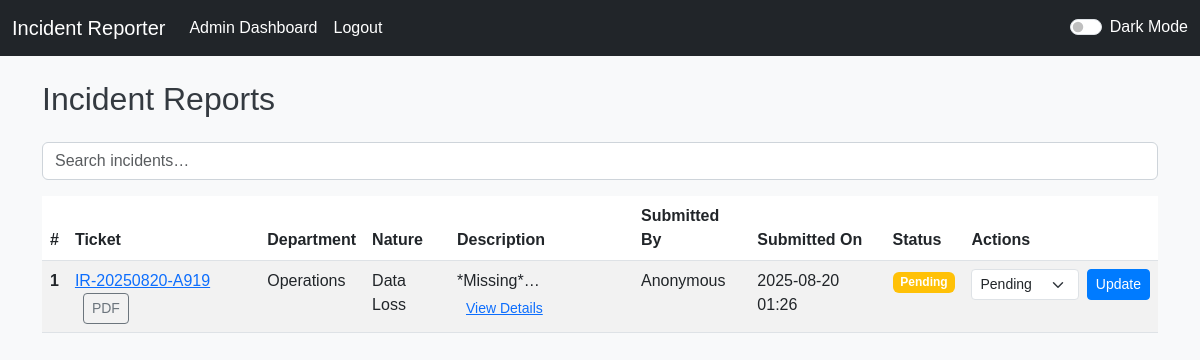
The app's page /admin/dashboard (signed in), older data.
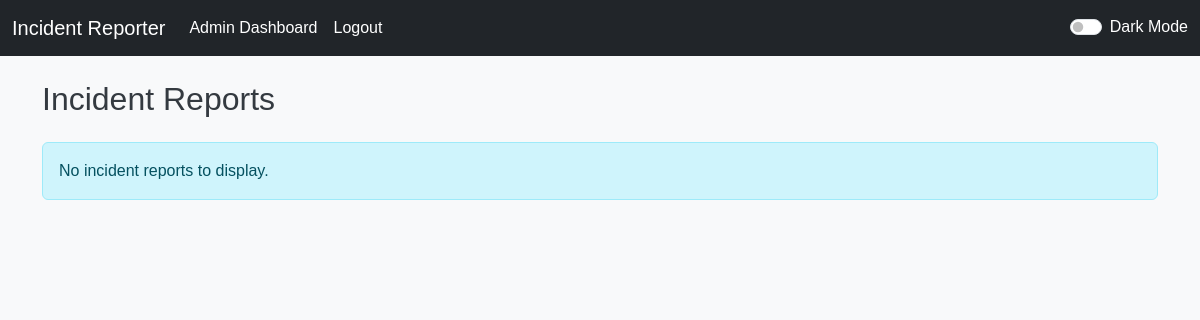
The same page, newer data.
### app.py (models this page shows)
class Incident(db.Model):
    __tablename__ = 'incidents'
    id = db.Column(db.Integer, primary_key=True)
    ticket_code = db.Column(db.String(32), nullable=True, index=True)
    department = db.Column(db.String(120), nullable=False)
    nature = db.Column(db.String(120), nullable=False)
    description = db.Column(db.Text, nullable=True)
    timestamp = db.Column(db.DateTime, default=datetime.utcnow, nullable=False)
    status = db.Column(db.String(32), default='Pending', nullable=False)
    user_id = db.Column(db.Integer, db.ForeignKey('users.id'), nullable=True)

### app.py (the view, shortened to what this page needs)
@app.route('/admin/dashboard', methods=['GET', 'POST'])
@admin_required
def admin_dashboard():
    incidents = Incident.query.order_by(Incident.timestamp.desc()).all()
    return render_template('admin_dashboard.html', incidents=incidents)

### app.py (called while the page is built)
def admin_required(view):
    @wraps(view)
    def wrapped(*args, **kwargs):
        if not session.get('is_admin'):
            flash('Administrator access required.', 'danger')
            return redirect(url_for('index'))
        return view(*args, **kwargs)
    return wrapped

@app.after_request
def set_headers(resp):
    resp.headers['Referrer-Policy'] = 'strict-origin-when-cross-origin'
    resp.headers['X-Content-Type-Options'] = 'nosniff'
    resp.headers['X-Frame-Options'] = 'DENY'
    return resp

### templates/admin_dashboard.html (shortened to what this page needs)
{% extends "base.html" %}
{% block content %}
<h2 class="mb-4">Incident Reports</h2>
{% if incidents %}
<div class="table-responsive">
  <div class="mb-3">
    <input type="text" id="incident-search" class="form-control" placeholder="Search incidents…">
  </div>
  <table id="incidents-table" class="table table-striped table-hover">
    <thead>
      <tr>
        <th scope="col">#</th>
        <th scope="col">Ticket</th>
        <th scope="col">Department</th>
        <th scope="col">Nature</th>
        <th scope="col">Description</th>
        <th scope="col">Submitted By</th>
        <th scope="col">Submitted On</th>
        <th scope="col">Status</th>
        <th scope="col">Actions</th>
      </tr>
    </thead>
    <tbody>
      {% for incident in incidents %}
      <tr>
        <th scope="row">{{ incident.id }}</th>
        <td>
          {% if incident.ticket_code %}
            <a href="{{ url_for('ticket_status', ticket_code=incident.ticket_code) }}">{{ incident.ticket_code }}</a>
            <a class="ms-2 btn btn-sm btn-outline-secondary" href="{{ url_for('ticket_pdf', ticket_code=incident.ticket_code) }}">PDF</a>
          {% else %}
            <span class="text-muted">—</span>
          {% endif %}
        </td>
        <td>{{ incident.department }}</td>
        <td>{{ incident.nature }}</td>
        <td>
          <span title="{{ incident.description|e }}">
            {{ incident.description[:50] if incident.description else 'N/A' }}…
          </span>
          <button type="button" class="btn btn-link btn-sm view-details" data-description="{{ incident.description|e }}">
            View Details
          </button>
        </td>
        <td>{{ incident.user.username if incident.user else 'Anonymous' }}</td>
        <td>{{ incident.timestamp.strftime('%Y-%m-%d %H:%M') }}</td>
        <td>
          <span class="badge
            {% if incident.status == 'Pending' %}bg-warning
            {% elif incident.status == 'In Progress' %}bg-info
            {% elif incident.status == 'Resolved' %}bg-success
            {% else %}bg-secondary{% endif %}">
            {{ incident.status }}
          </span>
        </td>
        <td>
          <form action="{{ url_for('admin_dashboard') }}" method="POST" class="d-flex">
            <select class="form-select form-select-sm me-2" name="status" aria-label="Incident Status">
              <option value="Pending" {% if incident.status == 'Pending' %}selected{% endif %}>Pending</option>
            </select>
            <button type="submit" class="btn btn-sm btn-primary">Update</button>
          </form>
        </td>
      </tr>
      {% endfor %}
    </tbody>
  </table>
</div>
{% else %}
<div class="alert alert-info" role="alert">No incident reports to display.</div>
{% endif %}
{% endblock %}

### templates/base.html (shortened to what this page needs)
<!DOCTYPE html>
<html lang="en">
<head>
    <link href="https://cdn.jsdelivr.net/npm/bootstrap@5.3.0/dist/css/bootstrap.min.css" rel="stylesheet" />
    <link rel="stylesheet" href="https://cdn.jsdelivr.net/npm/bootstrap-icons@1.11.3/font/bootstrap-icons.css" />
    <link rel="stylesheet" href="{{ url_for('static', filename='css/style.css') }}" />
</head>
<body>
    <nav class="navbar navbar-expand-lg navbar-dark bg-dark">
        <div class="container-fluid">
            <a class="navbar-brand" href="{{ url_for('index') }}">Incident Reporter</a>
            <div class="collapse navbar-collapse" id="navbarNav">
                <ul class="navbar-nav me-auto mb-2 mb-lg-0">
                    {% if 'user_id' in session %}
                        {% if session['is_admin'] %}
                            <li class="nav-item">
                                <a class="nav-link" href="{{ url_for('admin_dashboard') }}">Admin Dashboard</a>
                            </li>
                        {% endif %}
                        <li class="nav-item">
                            <a class="nav-link" href="{{ url_for('logout') }}">Logout</a>
                        </li>
                    {% endif %}
                </ul>
                <div class="form-check form-switch ms-auto">
                    <input class="form-check-input" type="checkbox" id="darkModeToggle">
                    <label class="form-check-label text-white" for="darkModeToggle">Dark Mode</label>
                </div>
            </div>
        </div>
    </nav>
    <div class="container mt-4">
        {% block content %}{% endblock %}
    </div>
</body>
</html>

### static/css/style.css (style rules this page uses)
body { font-family: Arial, sans-serif; background-color: #f8f9fa; color: #343a40; transition: background-color .3s, color .3s; }
.navbar { background-color: #007bff; }
.navbar-brand, .nav-link { color: #fff !important; }
.alert { margin-top: 1rem; }
a, .btn-link { color: #0d6efd; }

Row changes from the older to the newer data that the page shows:
removed Incident: id "1", ticket_code "IR-20250820-A919", department "Operations", nature "Data Loss", description "*Missing*", user "Anonymous", timestamp "2025-08-20 01:26", status "Pending"
Text that changed along with them:
text no longer shown: "# Ticket Department Nature Description Submitted By Submitted On Status Actions"
text now shown: "No incident reports to display."
